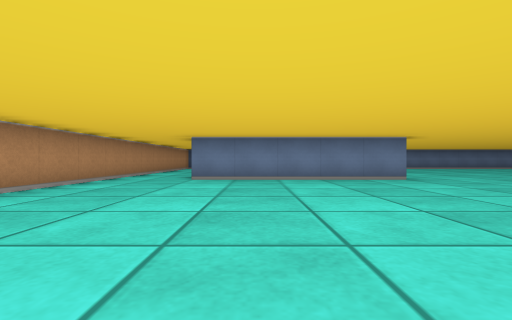
View 1 (above)

24 first-person views from a walk through a cub3D level. The camera is about half as high as the walls, looks level and sees 85° across. The floor is counted in squares. Each view is taken from the middle of a square. On the plan, view 1 faces up. The plan holds only what a view shows up to about 9 squares ahead; the rest is blank.

View 2
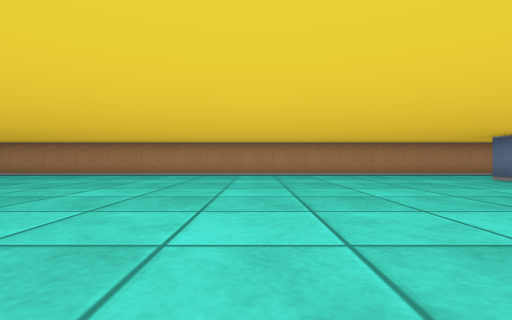

View 3
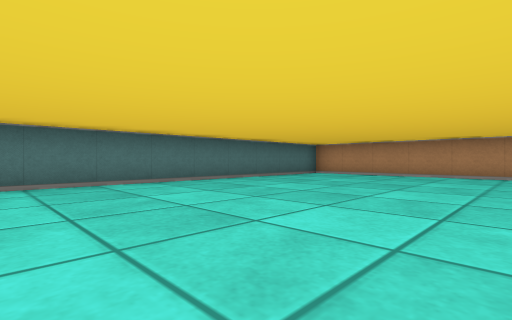

View 4
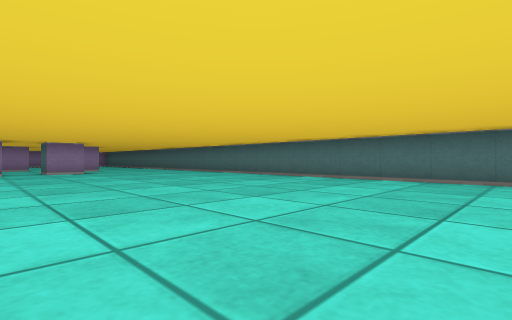

View 5
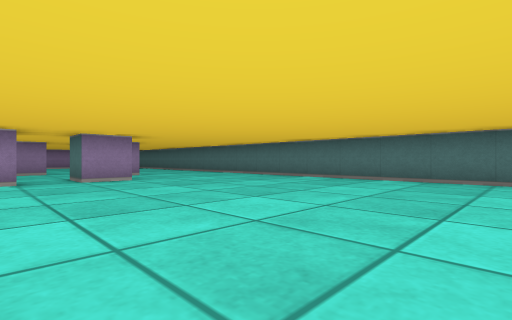

View 6
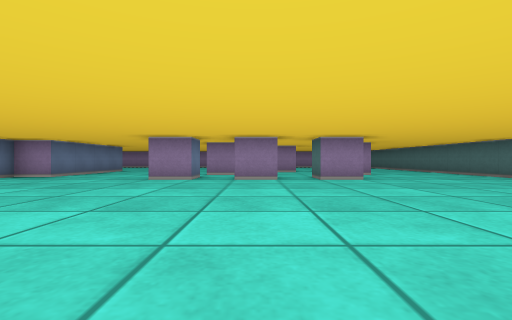

View 7
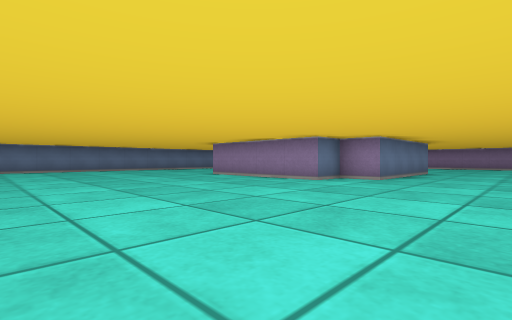

View 8
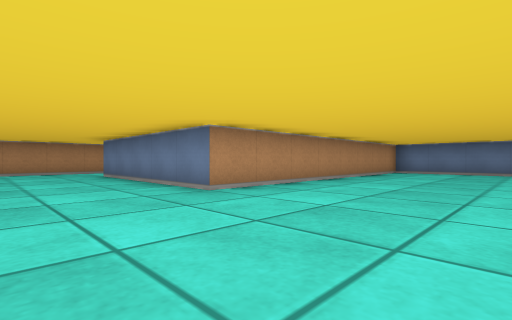

View 9
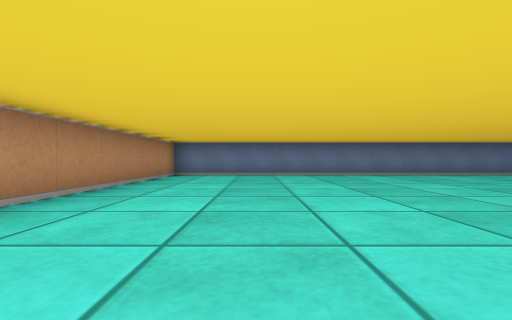

View 10
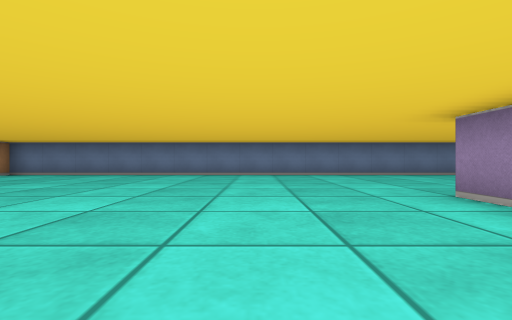

View 11
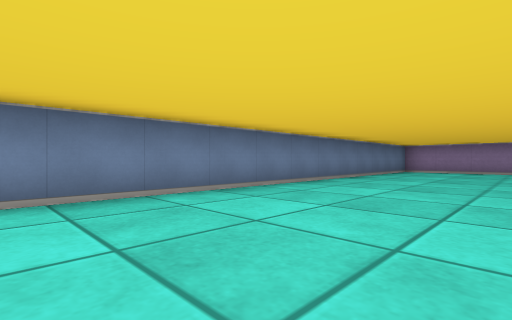

View 12
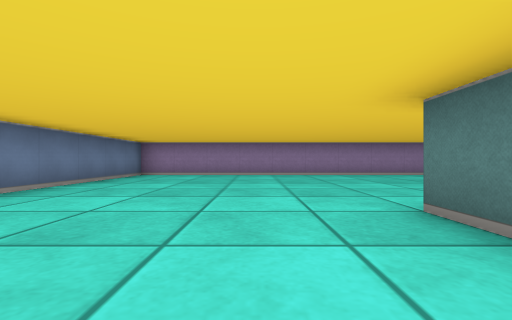

View 13
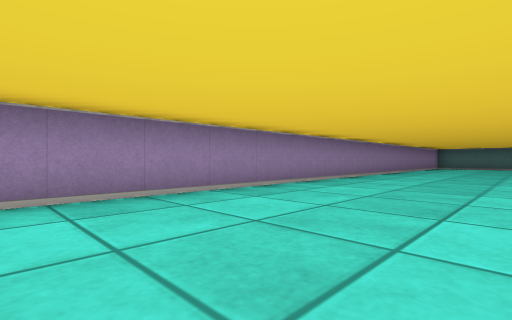

View 14
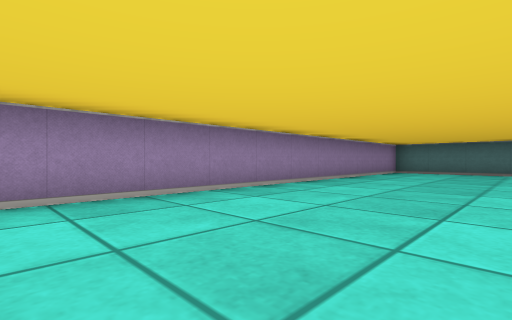

View 15
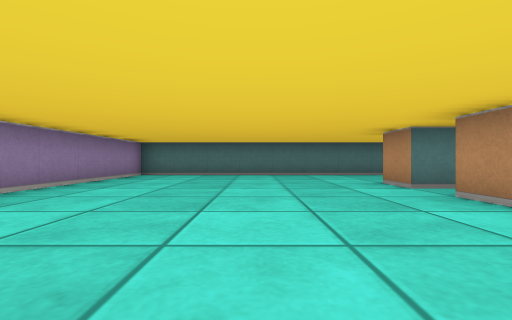

View 16
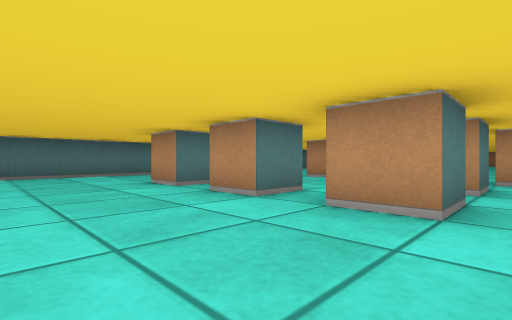

View 17
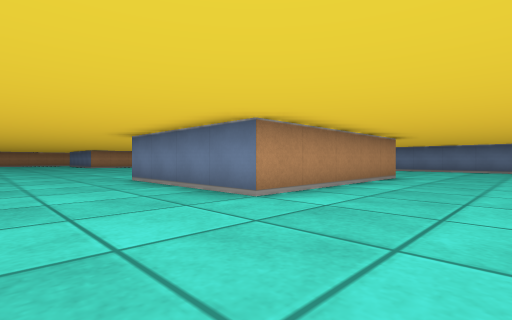

View 18
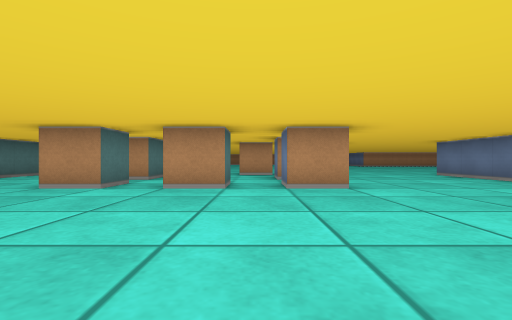

View 19
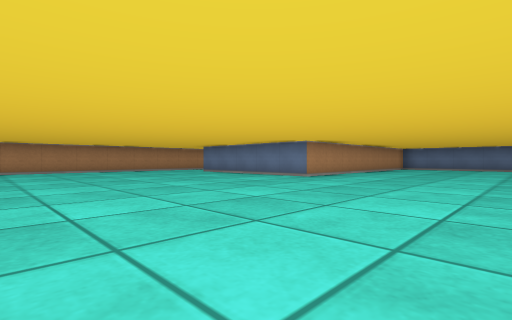

View 20
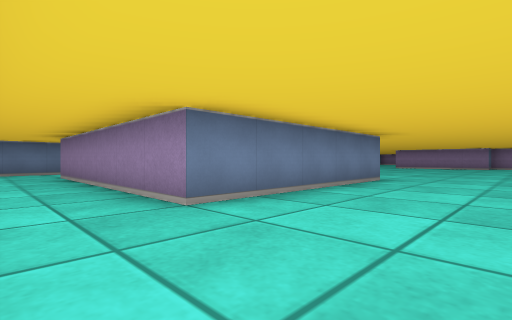

View 21
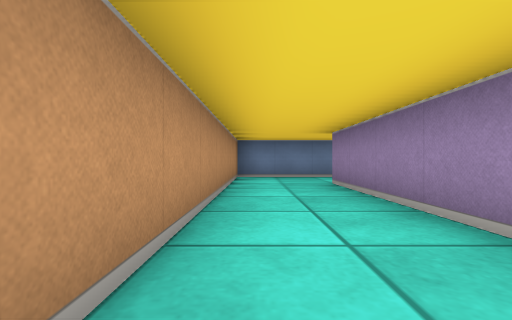

View 22
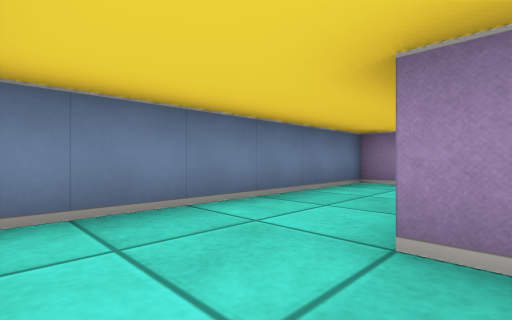

View 23
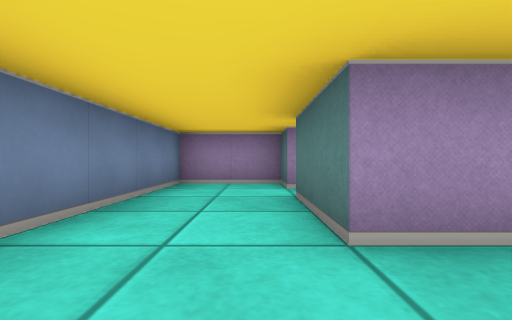

View 24
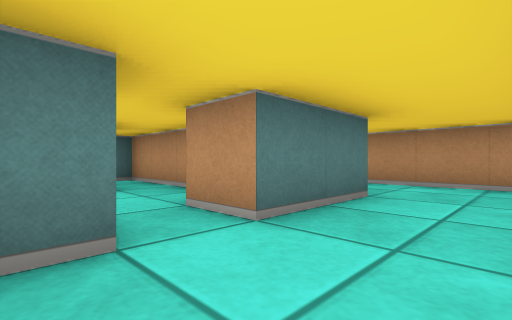

### Floor plan
Points are (right, up) in squares from view 1. A wall is a line through its corners. A room is listed if a view was taken in it or the views show most of it. See-through windows are left out.
Room 1 (views 1, 2, 3, 4, 5, 6, 7, 8, 9, 10, 11, 12, 13, 14, 15, 16, 17, 18, 19, 20, 21, 22, 23)
walls: (14.4, 0.5) (13.5, 0.5) (13.5, 1.5); (14.5, -0.4) (14.5, -1.5); (15.5, 0.5) (16.5, 0.5) (16.5, -0.5) (15.5, -0.5) (15.5, 0.5); (13.5, -1.6) (13.5, -0.5); (14.5, -2.9) (14.5, -3.5); (17.5, 0.5) (18.5, 0.5) (18.5, -0.5) (17.6, -0.5); (13.5, -3.6) (13.5, -2.5) (14.5, -2.5); (15.5, -3.5) (16.5, -3.5) (16.5, -4); (17.5, -1.5) (18.5, -1.5) (18.5, -2.5); (17.5, -2.5) (17.5, -1.8); (17.5, -3.5) (18.5, -3.5) (18.5, -4.5); (17.6, 9.5) (18.5, 9.5) (18.5, 4.5) (14.5, 4.5) (14.5, 5.5) (13.5, 5.5) (13.5, 9.5); (0.5, 14.5) (-3.5, 14.5) (-3.5, -6.9); (-2.2, -7.5) (24.5, -7.5) (24.5, 14.5) (3.5, 14.5) (3.5, 6.5) (-1.5, 6.5) (-1.5, 12.5) (0.5, 12.5)
ways out: opening at (-0.5, 13.5) to room 2
Room 2 (view 24)
walls: (1.4, 12.5) (2.5, 12.5) (2.5, 14.5) (0.5, 14.5); (0.5, 12.5) (0.5, 11.5)
ways out: opening at (-0.5, 13.5) to room 1; opening at (1, 12)

Positions as (right, up) in squares from view 1, and headings:
1: (0, 0), facing up
2: (5, 1), facing left
3: (5, -2), facing down-left
4: (3, -1), facing down-right
5: (7, -1), facing down-right
6: (7, -1), facing right
7: (8, 2), facing up-right
8: (7, 4), facing up-left
9: (6, 6), facing up
10: (11, 6), facing up
11: (13, 11), facing up-right
12: (16, 11), facing right
13: (21, 9), facing down-right
14: (21, 3), facing down-right
15: (21, 1), facing down
16: (21, 1), facing down-left
17: (21, 2), facing up-left
18: (23, -1), facing left
19: (8, 0), facing up-left
20: (-3, 4), facing up-right
21: (-3, 7), facing up
22: (-3, 12), facing up-right
23: (-3, 13), facing right
24: (2, 14), facing down-left
